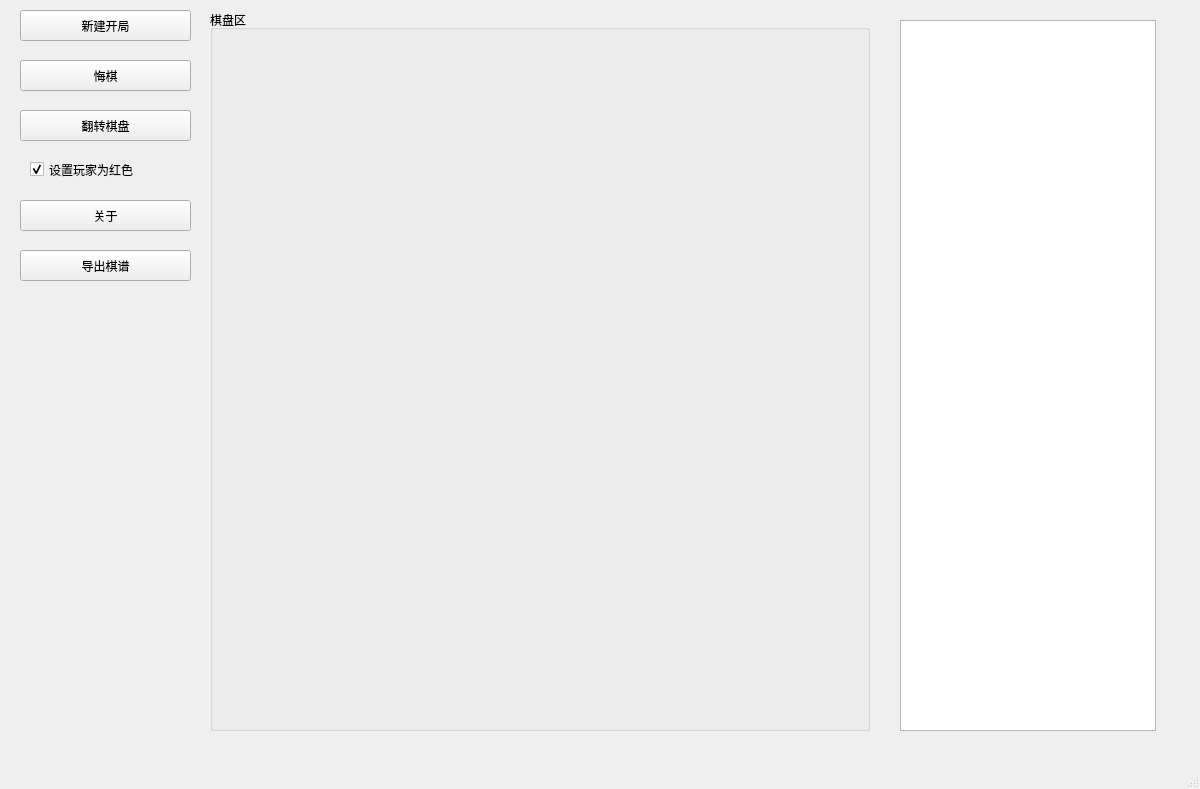
<?xml version="1.0" encoding="UTF-8"?>
<ui version="4.0">
 <class>MainWindow</class>
 <widget class="QMainWindow" name="MainWindow">
  <property name="geometry">
   <rect>
    <x>0</x>
    <y>0</y>
    <width>1200</width>
    <height>789</height>
   </rect>
  </property>
  <property name="windowTitle">
   <string>Zorua的中国象棋</string>
  </property>
  <widget class="QWidget" name="centralwidget">
   <widget class="QPushButton" name="pushButton">
    <property name="geometry">
     <rect>
      <x>20</x>
      <y>10</y>
      <width>171</width>
      <height>31</height>
     </rect>
    </property>
    <property name="text">
     <string>新建开局</string>
    </property>
   </widget>
   <widget class="QPushButton" name="pushButton_2">
    <property name="geometry">
     <rect>
      <x>20</x>
      <y>60</y>
      <width>171</width>
      <height>31</height>
     </rect>
    </property>
    <property name="text">
     <string>悔棋</string>
    </property>
   </widget>
   <widget class="QPushButton" name="pushButton_3">
    <property name="geometry">
     <rect>
      <x>20</x>
      <y>110</y>
      <width>171</width>
      <height>31</height>
     </rect>
    </property>
    <property name="text">
     <string>翻转棋盘</string>
    </property>
   </widget>
   <widget class="QCheckBox" name="checkBox">
    <property name="geometry">
     <rect>
      <x>30</x>
      <y>160</y>
      <width>141</width>
      <height>19</height>
     </rect>
    </property>
    <property name="text">
     <string>设置玩家为红色</string>
    </property>
    <property name="checked">
     <bool>true</bool>
    </property>
    <property name="tristate">
     <bool>false</bool>
    </property>
   </widget>
   <widget class="QPushButton" name="pushButton_4">
    <property name="geometry">
     <rect>
      <x>20</x>
      <y>200</y>
      <width>171</width>
      <height>31</height>
     </rect>
    </property>
    <property name="text">
     <string>关于</string>
    </property>
   </widget>
   <widget class="QGroupBox" name="groupBox">
    <property name="geometry">
     <rect>
      <x>210</x>
      <y>10</y>
      <width>660</width>
      <height>721</height>
     </rect>
    </property>
    <property name="title">
     <string>棋盘区</string>
    </property>
    <widget class="QWidget" name="widget" native="true">
     <property name="geometry">
      <rect>
       <x>30</x>
       <y>30</y>
       <width>581</width>
       <height>671</height>
      </rect>
     </property>
    </widget>
   </widget>
   <widget class="QPushButton" name="pushButton_5">
    <property name="geometry">
     <rect>
      <x>20</x>
      <y>250</y>
      <width>171</width>
      <height>31</height>
     </rect>
    </property>
    <property name="text">
     <string>导出棋谱</string>
    </property>
   </widget>
   <widget class="QListWidget" name="listWidget">
    <property name="geometry">
     <rect>
      <x>900</x>
      <y>20</y>
      <width>256</width>
      <height>711</height>
     </rect>
    </property>
   </widget>
   <widget class="QLabel" name="label">
    <property name="geometry">
     <rect>
      <x>20</x>
      <y>420</y>
      <width>180</width>
      <height>30</height>
     </rect>
    </property>
    <property name="font">
     <font>
      <pointsize>12</pointsize>
     </font>
    </property>
    <property name="text">
     <string/>
    </property>
   </widget>
   <widget class="QLabel" name="label_2">
    <property name="geometry">
     <rect>
      <x>20</x>
      <y>450</y>
      <width>180</width>
      <height>30</height>
     </rect>
    </property>
    <property name="font">
     <font>
      <pointsize>12</pointsize>
     </font>
    </property>
    <property name="styleSheet">
     <string notr="true">color:rgb(225, 0, 0)</string>
    </property>
    <property name="text">
     <string/>
    </property>
   </widget>
  </widget>
  <widget class="QMenuBar" name="menubar">
   <property name="geometry">
    <rect>
     <x>0</x>
     <y>0</y>
     <width>1200</width>
     <height>26</height>
    </rect>
   </property>
  </widget>
  <widget class="QStatusBar" name="statusbar"/>
 </widget>
 <resources/>
 <connections/>
</ui>
